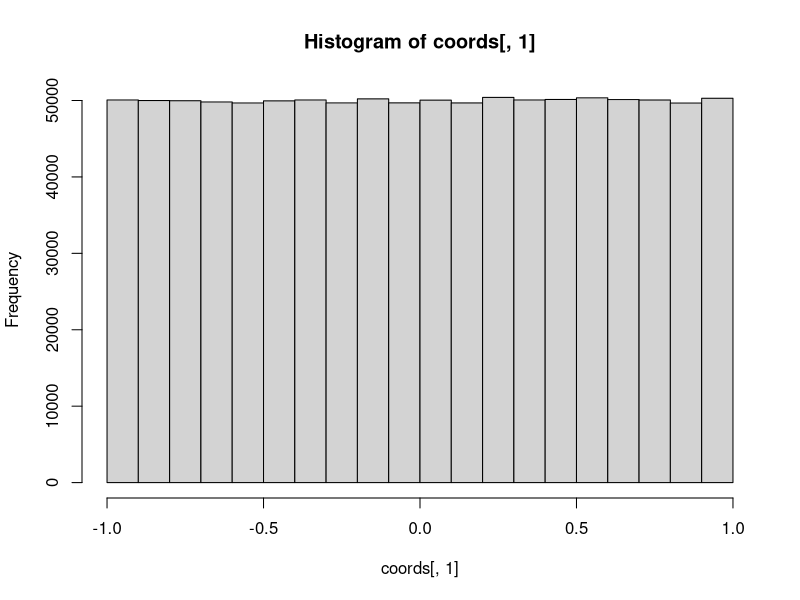
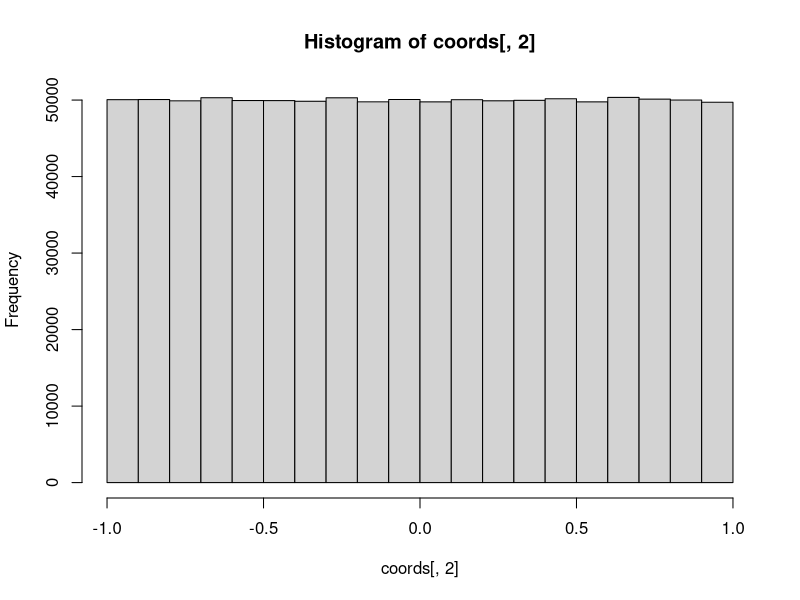

These figures' R source, in order:
# A function that determines whether (x, y) is inside a circle of radius 1
# Returns 1 if true, 0 if false
is.inside.circle <- function(vec){
  ifelse(vec[1]**2 + vec[2]**2 <= 1, 1, 0)
}

# Let number of coordinates equal 1000000
n <- 10**6

# Generate n coordinates using runif as an [x, y] matrix
coords <- cbind(runif(n, -1, 1), runif(n, -1, 1))

# Plot histograms of our random coordinates
hist(coords[,1])
hist(coords[,2])

# Pass coords to is.inside.circle and get 1 or 0 for each
# Store this result in a vector
test.vector <- apply(coords, 1, FUN='is.inside.circle')

# Sum of test.vector gives us the number of points inside the circle
# Length gives the total number which is equal to n = 10**6
# We multiply that by the area of a square with side=1 to get estimate of pi
pi.estimate <- sum(test.vector)/length(test.vector)*4

# Calculate the theoretical variance of pi.estimate
# Let r be the result of is.inside.circle(coord)
r.expectation = (pi.estimate/4)*(1) + (pi.estimate/4)*(0)
r_squared.expectation = (pi.estimate/4)*(1)**2 + (pi.estimate/4)*(0)**2

#variance = r_squared.expectation - (r.expectation)**2
variance.theoretical <- (pi.estimate/4)*(1-pi.estimate/4)

# Function for estimating pi n times 
# where sample size for each estimate and number of estimates are given
pi.estimates.n <- function(sample.size, trials){
  pi.estimates.array <- c()
  i <- 1
  while(i <= trials){
    i <- i + 1
    test.vector <- apply(cbind(runif(sample.size, -1, 1), runif(sample.size, -1, 1)), 1, FUN='is.inside.circle')
    pi.estimates.array <- rbind(pi.estimates.array, sum(test.vector)/length(test.vector)*4)
  }
  return(pi.estimates.array)
}

# Numerically calculate the variance of pi.estimates
# where sample size = 100000 and number of trials = 100

pi.estimates <- pi.estimates.n(100000, 10)

variance.numerical <- mean((mean(pi.estimates/4)-(pi.estimates/4))^2)